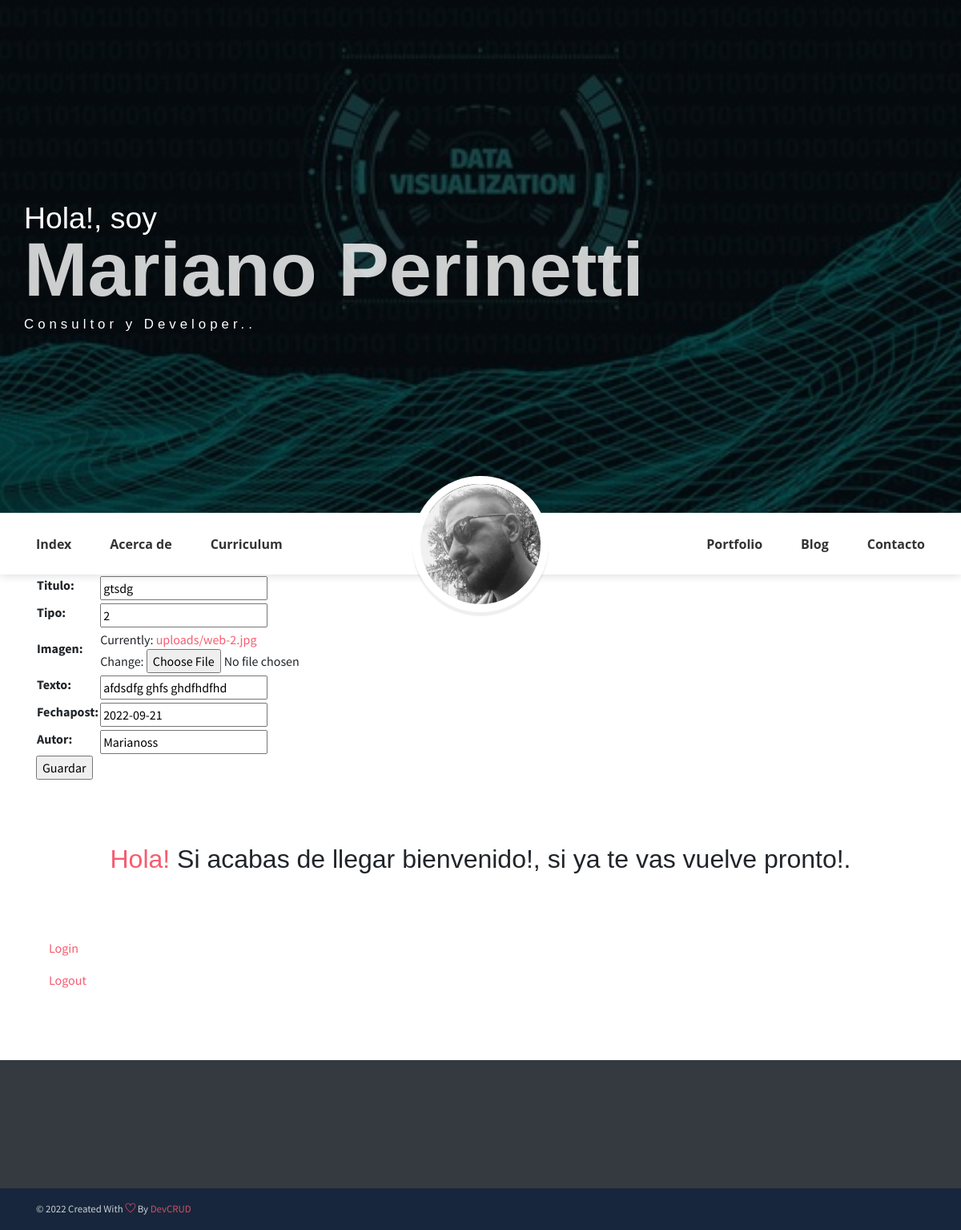
/editarentrada/14, run on the app's committed database.
### miblogApp/models.py (models this page shows)
class Verindex(models.Model):
    titulo = models.CharField(max_length=60)
    tipo = models.IntegerField()
    imagen = models.ImageField(upload_to ='uploads/')
    texto = models.CharField(max_length=600)
    fechapost = models.DateField()
    autor=models.CharField(max_length=10)

### miblogApp/views.py (the view)
# urls.py: path('editarentrada/<blogId>', editarentrada, name="editarentrada"),
def editarentrada(request, blogId):
    entrada = Blog.objects.get(id=blogId)
    if request.method=="POST":
        formu1= Blogentradanueva(request.POST, request.FILES)
        if formu1.is_valid():
                info = formu1.cleaned_data
                entrada.titulo = info["titulo"]
                entrada.tipo =  info["tipo"]
                entrada.imagen = info["imagen"]
                entrada.texto = info["texto"]
                entrada.fechapost = info["fechapost"]
                entrada.autor = info["autor"]
                entrada.save()
                return render(request, 'index.html' )
    else:
            formu1 = Blogentradanueva(initial={"titulo":entrada.titulo,"tipo":entrada.tipo,"imagen":entrada.imagen,"texto":entrada.texto,"fechapost":entrada.fechapost,"autor":entrada.autor})
    return render(request, 'formblogentrada.html', {"blogentrada":formu1, "id":blogId})

### miblogApp/forms.py
class Blogentradanueva(forms.Form):
    titulo = forms.CharField()
    tipo = forms.IntegerField()
    imagen = forms.ImageField()
    texto = forms.CharField()
    fechapost = forms.DateField()
    autor=forms.CharField()

### miblogApp/templates/formblogentrada.html
{% extends "index.html" %}
{% load static %}
{% block content %}
<div class="container">
   <form action="" enctype="multipart/form-data" method="POST"> {% csrf_token %}
      <table>
      {{blogentrada.as_table}}
      </table>
      <input type="submit" value="Guardar">
</form>
</div>
{% endblock %}

### data on the page
Verindex: titulo "gtsdg", tipo "2", texto "afdsdfg ghfs ghdfhdfhd", fechapost "2022-09-21", autor "Marianoss"
